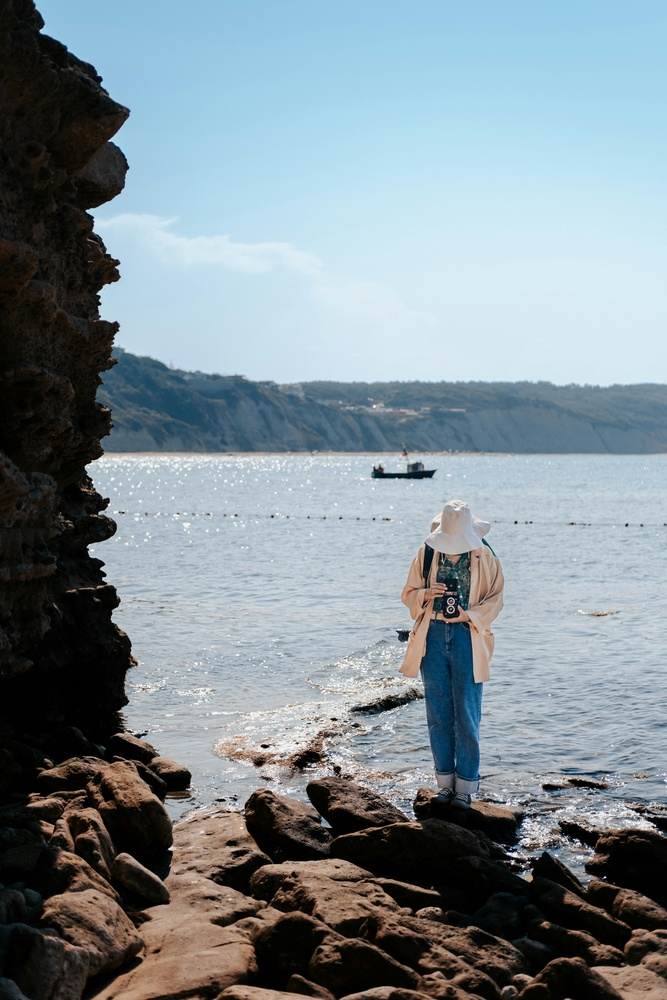
%> input picture 10_Erosion and Dilation operation/image.jpg, 667 x 1000 px, shrunk from 4089 x 6133 before the run
$ octave code.m   (GNU Octave 9; MATLAB toolbox functions it lacks are replaced by stand-ins)
%> lines starting %> are read from the running program, lines starting %| are printed output that depends on the picture
% 03/04/2025
% To perform linear filtering using convolution in an image
A = imread("image.jpg");
%> A is the input picture: size 1000x667x3 uint8; mean R, G, B 127.2, 140.3, 146.9
figure;

% Original Image
subplot(1,3,1);
imshow(A);
title('Original Image');

% Motion Blur
Hm = fspecial("motion", 20, 45);
MotionBlur = imfilter(A, Hm, "replicate");
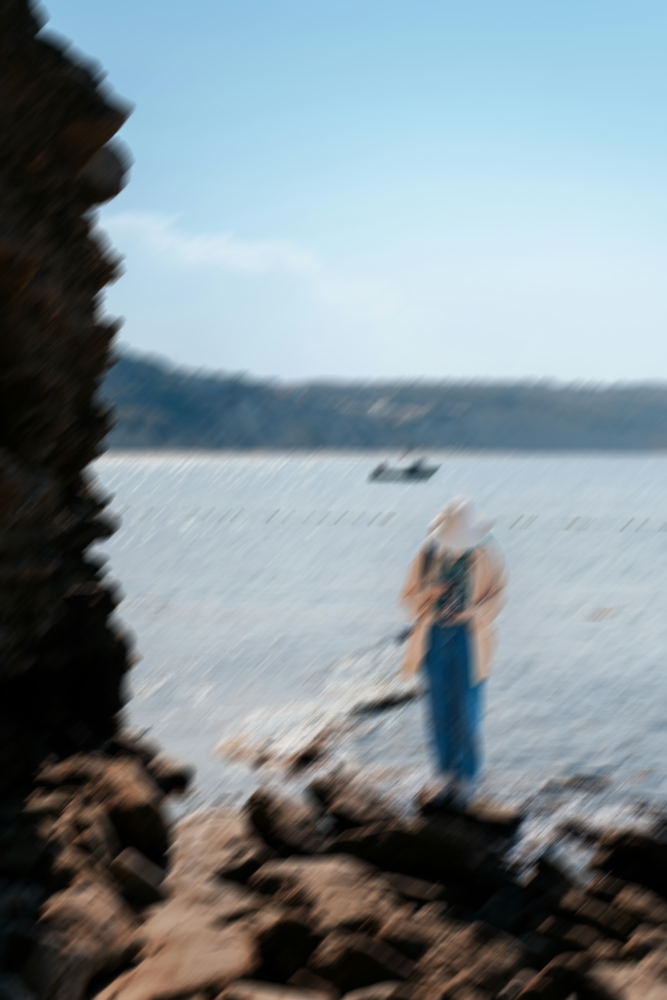
%> MotionBlur: size 1000x667x3 uint8; mean R, G, B 127.1, 140.2, 146.7
subplot(1,3,2);
imshow(MotionBlur);
title('Motion Blur');

% Disk Blur
Hb = fspecial("disk", 10);
blurred = imfilter(A, Hb, "replicate");
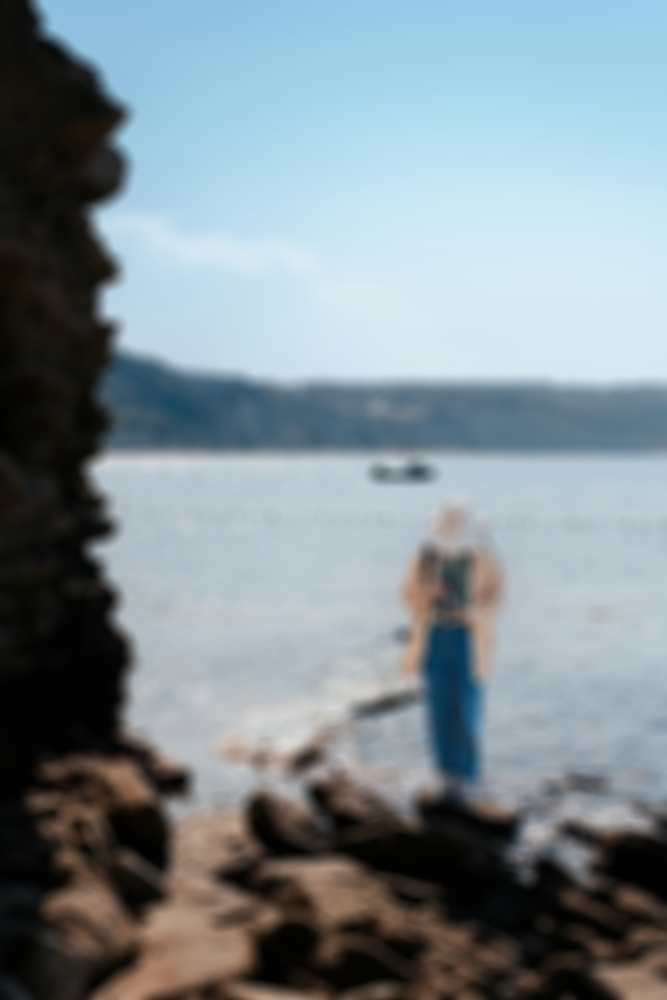
%> blurred: size 1000x667x3 uint8; mean R, G, B 127.2, 140.3, 146.9; mean of the top-left, top-right, bottom-left and bottom-right quarters 135.7, 201.9, 97.6, 117.2
subplot(1,3,3);
imshow(blurred);
title('Disk Blur');
